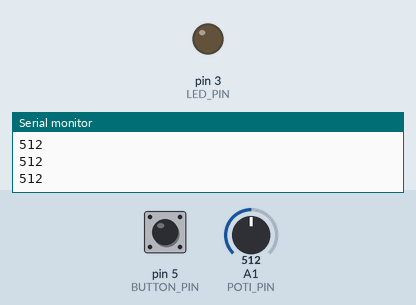
A sketch run on a simulated Arduino Uno, built with avr-gcc and run on an emulated ATmega328P. Parts: output pins drawn as LEDs (lit = HIGH), the last lines printed to the serial monitor. The test bench sets the inputs (shaded band); at power-on: pin 5 (BUTTON_PIN) LOW, A1 (POTI_PIN) = 512.

Above: at 2.7 s.
2.8 s: pin 5 (BUTTON_PIN) pulled HIGH for 1 s
At 5.1 s:
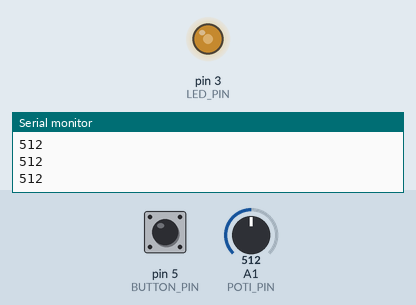
5.4 s: A1 (POTI_PIN) set to 716
At 6.3 s:
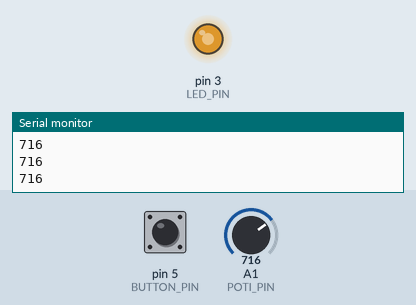
6.9 s: A1 (POTI_PIN) set to 900
At 7.5 s:
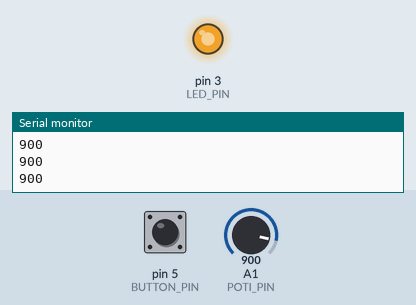
8.4 s: A1 (POTI_PIN) set to 511
At 9.6 s:
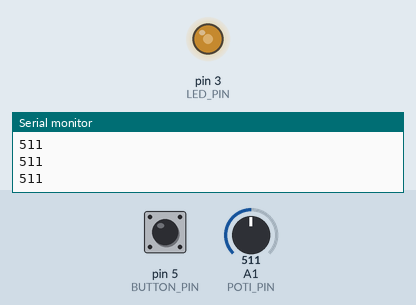
9.9 s: A1 (POTI_PIN) set to 0
At 11.0 s:
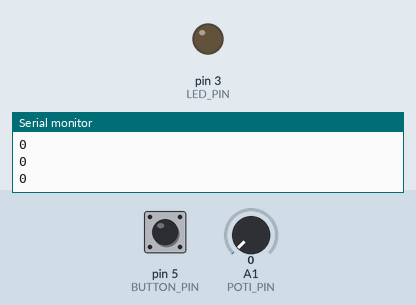
Timing chart, 0 to 12.4 s (numbered marks = the images above; inputs shaded):
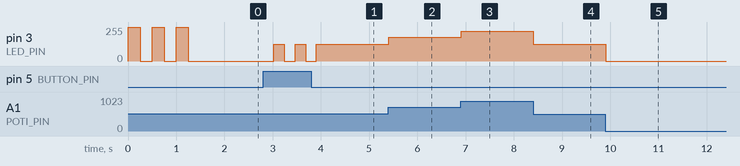

Measured:
- after the input at 2.8 s, pin 3 (LED_PIN): alternates 127/255 for 0.22 s and 0/255 for 0.22 s, 5 changes in all, then stays 127/255, starting after 0.22 s
- after the input at 5.4 s, pin 3 (LED_PIN): 127/255 → 178/255 at once
- after the input at 6.9 s, pin 3 (LED_PIN): 178/255 → 224/255 at once
- after the input at 8.4 s, pin 3 (LED_PIN): 224/255 → 127/255 at once
- after the input at 9.9 s, pin 3 (LED_PIN): 127/255 → 0/255 at once

The sketch:

btn-poti-led.ino
```cpp
const byte LED_PIN = 3;
const byte BUTTON_PIN = 5;
const byte POTI_PIN = A1;

bool buttonState;
bool ledState;

bool flag = false;

unsigned int potiValue;
unsigned int ledValue;

// Zeit zählen
// ts = millis()
unsigned long currentTs = 0;
unsigned long previousTs = 0;
unsigned long pastTime = 0;
unsigned long sufficientTime = 100;

void blink(unsigned int count) {

  for (
    byte i = 0;
    i < count;
    i = i + 1) {
    digitalWrite(LED_PIN, HIGH);
    delay(250);
    digitalWrite(LED_PIN, LOW);
    delay(250);
  }
}

void setup() {
  Serial.begin(9600);
  Serial.println("- - -");
  pinMode(BUTTON_PIN, INPUT);
  pinMode(POTI_PIN, INPUT);
  pinMode(LED_PIN, OUTPUT);

  potiValue = analogRead(POTI_PIN);

  blink(3);
}

void loop() {
  buttonState = digitalRead(BUTTON_PIN);

  currentTs = millis();
  pastTime = currentTs - previousTs;

  if (pastTime >= sufficientTime) {
    // - - -
    if (flag == false) {
      flag = true;  // == bereit
      Serial.println("bereit");
    }

    if (buttonState == HIGH) {
      // Entprellen
      delay(20);

      previousTs = currentTs;
      ledState = !ledState;

      flag = false;  // == warten
      Serial.println("warte");

      // digitalWrite(LED_PIN, ledState);
      // Aktionspause für den Benutzer:
      // Zeit, den Taster loszulassen
      delay(200);
    }
    // - - -
    potiValue = analogRead(POTI_PIN);            // 0 - 1023
    // Serial.println(0);
    Serial.println(potiValue);
    // Serial.println(1023);
    // delay(100);
    ledValue = map(potiValue, 0, 1023, 0, 255);  // 0-255

    if(ledState){
      analogWrite(LED_PIN, ledValue);
    } else {
      digitalWrite(LED_PIN, LOW);
    }
    // - - -
  }
}
```
